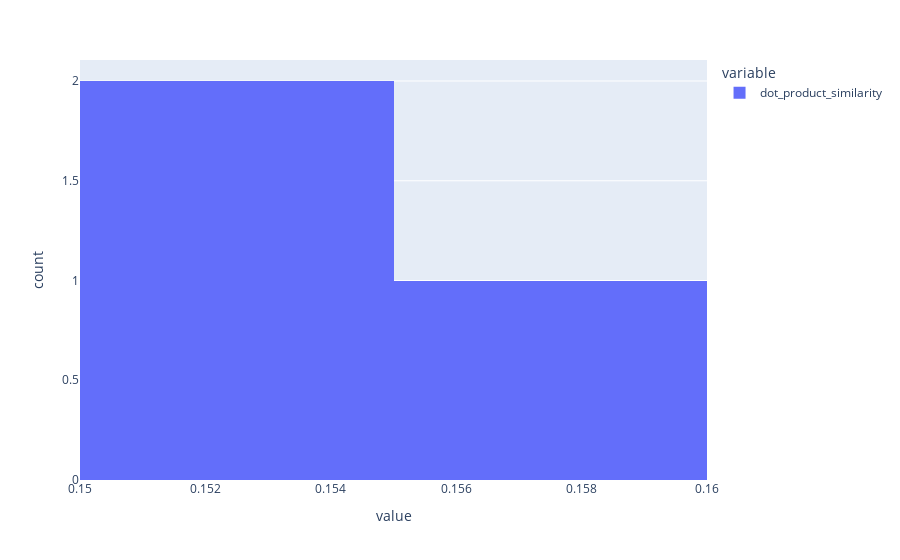

This figure's notebook cell:
### Code cell
px.histogram(q4_comp.dot_product_similarity)

### Figure 1 — Plotly figure (JSON) as saved in the notebook; plotly's stock layout.template omitted (floating-point values rounded to 4 significant figures)
{"data": [{"alignmentgroup": "True", "bingroup": "x", "hovertemplate": "variable=dot_product_similarity<br>value=%{x}<br>count=%{y}<extra></extra>", "legendgroup": "dot_product_similarity", "marker": {"color": "#636efa", "pattern": {"shape": ""}}, "name": "dot_product_similarity", "offsetgroup": "dot_product_similarity", "orientation": "v", "showlegend": true, "type": "histogram", "x": [0.1598, 0.1538, 0.1524], "xaxis": "x", "yaxis": "y"}], "layout": {"barmode": "relative", "legend": {"title": {"text": "variable"}, "tracegroupgap": 0}, "margin": {"t": 60}, "xaxis": {"anchor": "y", "domain": [0, 1], "title": {"text": "value"}}, "yaxis": {"anchor": "x", "domain": [0, 1], "title": {"text": "count"}}}}
